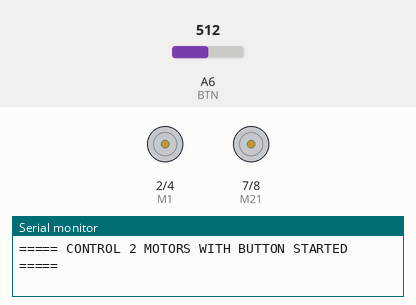
The sketch below on a simulated Arduino Nano, built with avr-gcc and run on an emulated ATmega328P. Shown: motor-driver pin pairs drawn as motors (green arrow = first pin HIGH = forward, orange = second pin HIGH = backward, longer = more drive, scaled by the enable pin), the last lines printed to the serial monitor. Inputs (shaded band) come from the test bench; at power-on: A6 (BTN) = 512.

Above: at 1.2 s.
1.3 s: A6 (BTN) set to 905
2.8 s: A6 (BTN) set to 933
At 4.2 s:
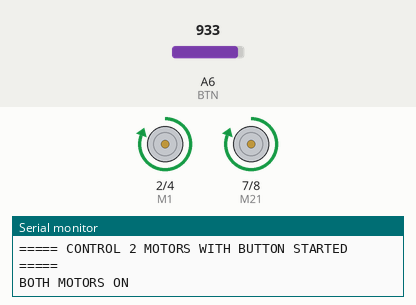
Timing chart, 0 to 5.8 s (numbered marks = the images above; inputs shaded):
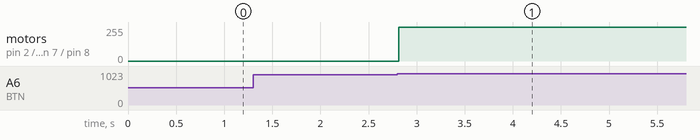

Measured:
- the behaviour switches between 919 and 920 on A6 (BTN) (found by bisection; images 0 and 1)
- after the input at 1.3 s, every drawn part: stays the same
- after the input at 2.8 s, motor on pin 2 (M1) / pin 4 (M2), motor on pin 7 (M21) / pin 8 (M22): stopped → forward 255/255 at once

The sketch:

Practical_23.ino
```cpp
#define M1      2
#define M2      4
#define M21     7
#define M22     8
#define M_EN    6      // Motor 1 Enable / PWM
#define M2_EN   9      // Motor 2 Enable / PWM
#define BTN     A6

bool motorsOn = false;
bool buttonPressed = false;

void setup() {
  pinMode(M1, OUTPUT);
  pinMode(M2, OUTPUT);
  pinMode(M21, OUTPUT);
  pinMode(M22, OUTPUT);
  pinMode(M_EN, OUTPUT);
  pinMode(M2_EN, OUTPUT);

  Serial.begin(9600);
  Serial.println("===== CONTROL 2 MOTORS WITH BUTTON STARTED =====");
}

void loop() {

  int button = analogRead(BTN);

  // Button Released (idle value ~0)
  if (button < 200) {
    buttonPressed = false;
  }

  // SELECT (931 - 932) -> Naya button press detect (sirf ek baar trigger)
  else if (button >= 920 && button <= 945 && !buttonPressed) {

    motorsOn = !motorsOn;   // toggle karo

    if (motorsOn) {
      digitalWrite(M_EN, HIGH);
      digitalWrite(M2_EN, HIGH);

      // Motor1 Forward
      digitalWrite(M1, HIGH);
      digitalWrite(M2, LOW);

      // Motor2 Forward
      digitalWrite(M21, HIGH);
      digitalWrite(M22, LOW);

      Serial.println("BOTH MOTORS ON");
    }
    else {
      digitalWrite(M_EN, LOW);
      digitalWrite(M2_EN, LOW);

      digitalWrite(M1, LOW);
      digitalWrite(M2, LOW);
      digitalWrite(M21, LOW);
      digitalWrite(M22, LOW);

      Serial.println("BOTH MOTORS OFF");
    }

    buttonPressed = true;
  }

  delay(20);
}
```
